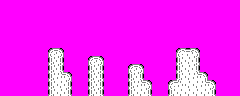

This game map was drawn from its Tiled (.tmx) file and the tilesets committed beside it. A one-line description and the full map source follow:
An orthogonal 30x12 tile map with 8x8 px tiles, 1 tile layer (Tile Layer 1).

<map version="1.0" orientation="orthogonal" width="30" height="12" tilewidth="8" tileheight="8" backgroundcolor="#ff00ff">
 <tileset firstgid="1" name="cavemountain" tilewidth="8" tileheight="8">
  <image source="cavemountain.png" trans="ff00ff" width="40" height="24" />
  <terraintypes>
   <terrain name="Wall" tile="-1" />
   <terrain name="Cave" tile="-1" />
  </terraintypes>
  <tile id="0" terrain="1,1,1,0" />
  <tile id="1" terrain="1,1,0,0" />
  <tile id="2" terrain="1,1,0,1" />
  <tile id="3" terrain="0,0,0,1" />
  <tile id="4" terrain="0,0,1,0" />
  <tile id="5" terrain="1,0,1,0" />
  <tile id="6" terrain="0,0,0,0" />
  <tile id="7" terrain="0,1,0,1" />
  <tile id="8" terrain="0,1,0,0" />
  <tile id="9" terrain="1,0,0,0" />
  <tile id="10" terrain="1,0,1,1" />
  <tile id="11" terrain="0,0,1,1" />
  <tile id="12" terrain="0,1,1,1" />
  <tile id="13" terrain="1,1,1,1" />
 </tileset>
 <layer name="Tile Layer 1" width="30" height="12">
  <data encoding="csv">
0,0,0,0,0,0,0,0,0,0,0,0,0,0,0,0,0,0,0,0,0,0,0,0,0,0,0,0,0,0,
0,0,0,0,0,0,0,0,0,0,0,0,0,0,0,0,0,0,0,0,0,0,0,0,0,0,0,0,0,0,
0,0,0,0,0,0,0,0,0,0,0,0,0,0,0,0,0,0,0,0,0,0,0,0,0,0,0,0,0,0,
0,0,0,0,0,0,0,0,0,0,0,0,0,0,0,0,0,0,0,0,0,0,0,0,0,0,0,0,0,0,
0,0,0,0,0,0,0,0,0,0,0,0,0,0,0,0,0,0,0,0,0,0,0,0,0,0,0,0,0,0,
0,0,0,0,0,0,0,0,0,0,0,0,0,0,0,0,0,0,0,0,0,0,0,0,0,0,0,0,0,0,
0,0,0,0,0,0,1,3,0,0,0,0,0,0,0,0,0,0,0,0,0,0,1,2,3,0,0,0,0,0,
0,0,0,0,0,0,6,8,0,0,0,1,3,0,0,0,0,0,0,0,0,0,6,7,8,0,0,0,0,0,
0,0,0,0,0,0,6,8,0,0,0,6,8,0,0,0,1,3,0,0,0,0,6,7,8,0,0,0,0,0,
0,0,0,0,0,0,6,9,3,0,0,6,8,0,0,0,6,8,0,0,0,0,6,7,9,3,0,0,0,0,
0,0,0,0,0,0,6,7,8,0,0,6,8,0,0,0,6,9,3,0,0,1,10,7,7,9,3,0,0,0,
0,0,0,0,0,0,6,7,8,0,0,6,8,0,0,0,6,7,8,0,0,6,7,7,7,7,8,0,0,0
</data>
 </layer>
</map>
